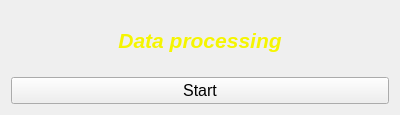
<?xml version="1.0" encoding="UTF-8"?>
<ui version="4.0">
 <class>Form</class>
 <widget class="QWidget" name="Form">
  <property name="geometry">
   <rect>
    <x>0</x>
    <y>0</y>
    <width>400</width>
    <height>115</height>
   </rect>
  </property>
  <property name="windowTitle">
   <string>Form</string>
  </property>
  <layout class="QGridLayout" name="gridLayout">
   <item row="0" column="0">
    <widget class="QLabel" name="label">
     <property name="palette">
      <palette>
       <active>
        <colorrole role="WindowText">
         <brush brushstyle="SolidPattern">
          <color alpha="255">
           <red>255</red>
           <green>255</green>
           <blue>0</blue>
          </color>
         </brush>
        </colorrole>
       </active>
       <inactive>
        <colorrole role="WindowText">
         <brush brushstyle="SolidPattern">
          <color alpha="255">
           <red>255</red>
           <green>255</green>
           <blue>0</blue>
          </color>
         </brush>
        </colorrole>
       </inactive>
       <disabled>
        <colorrole role="WindowText">
         <brush brushstyle="SolidPattern">
          <color alpha="255">
           <red>110</red>
           <green>113</green>
           <blue>117</blue>
          </color>
         </brush>
        </colorrole>
       </disabled>
      </palette>
     </property>
     <property name="font">
      <font>
       <pointsize>16</pointsize>
      </font>
     </property>
     <property name="text">
      <string>&lt;html&gt;&lt;head/&gt;&lt;body&gt;&lt;p&gt;&lt;span style=&quot; font-size:16pt; font-weight:600; font-style:italic; color:#f5f500;&quot;&gt;Data processing&lt;/span&gt;&lt;/p&gt;&lt;/body&gt;&lt;/html&gt;</string>
     </property>
     <property name="alignment">
      <set>Qt::AlignCenter</set>
     </property>
    </widget>
   </item>
   <item row="1" column="0">
    <widget class="QPushButton" name="ButtonStart">
     <property name="font">
      <font>
       <pointsize>12</pointsize>
      </font>
     </property>
     <property name="text">
      <string>Start</string>
     </property>
     <property name="icon">
      <iconset>
       <normaloff>../Pictures/emblem-checked.svg</normaloff>../Pictures/emblem-checked.svg</iconset>
     </property>
    </widget>
   </item>
  </layout>
 </widget>
 <resources/>
 <connections/>
</ui>
